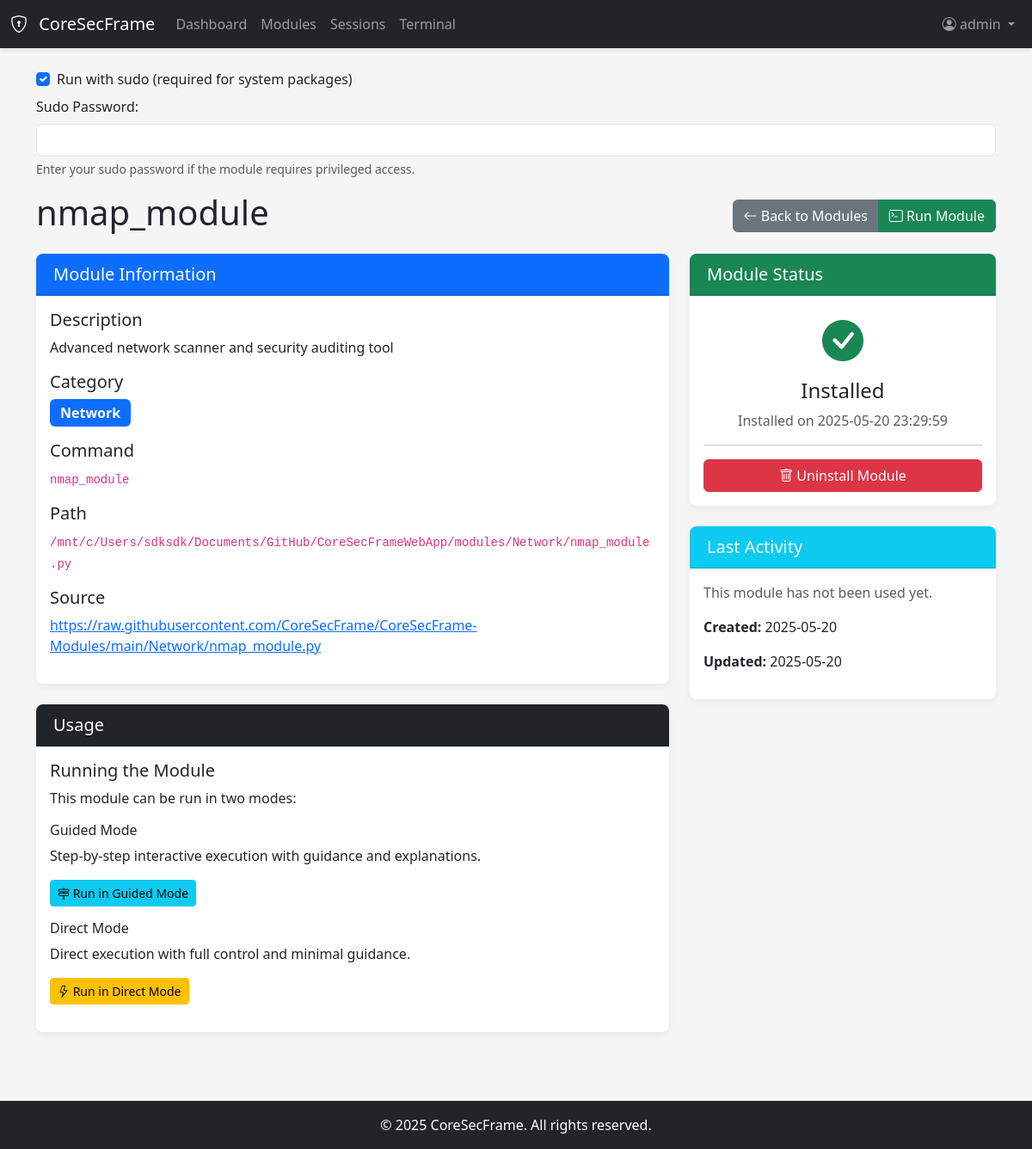
/modules/view/2 (signed in), run on an earlier commit of the app's database.
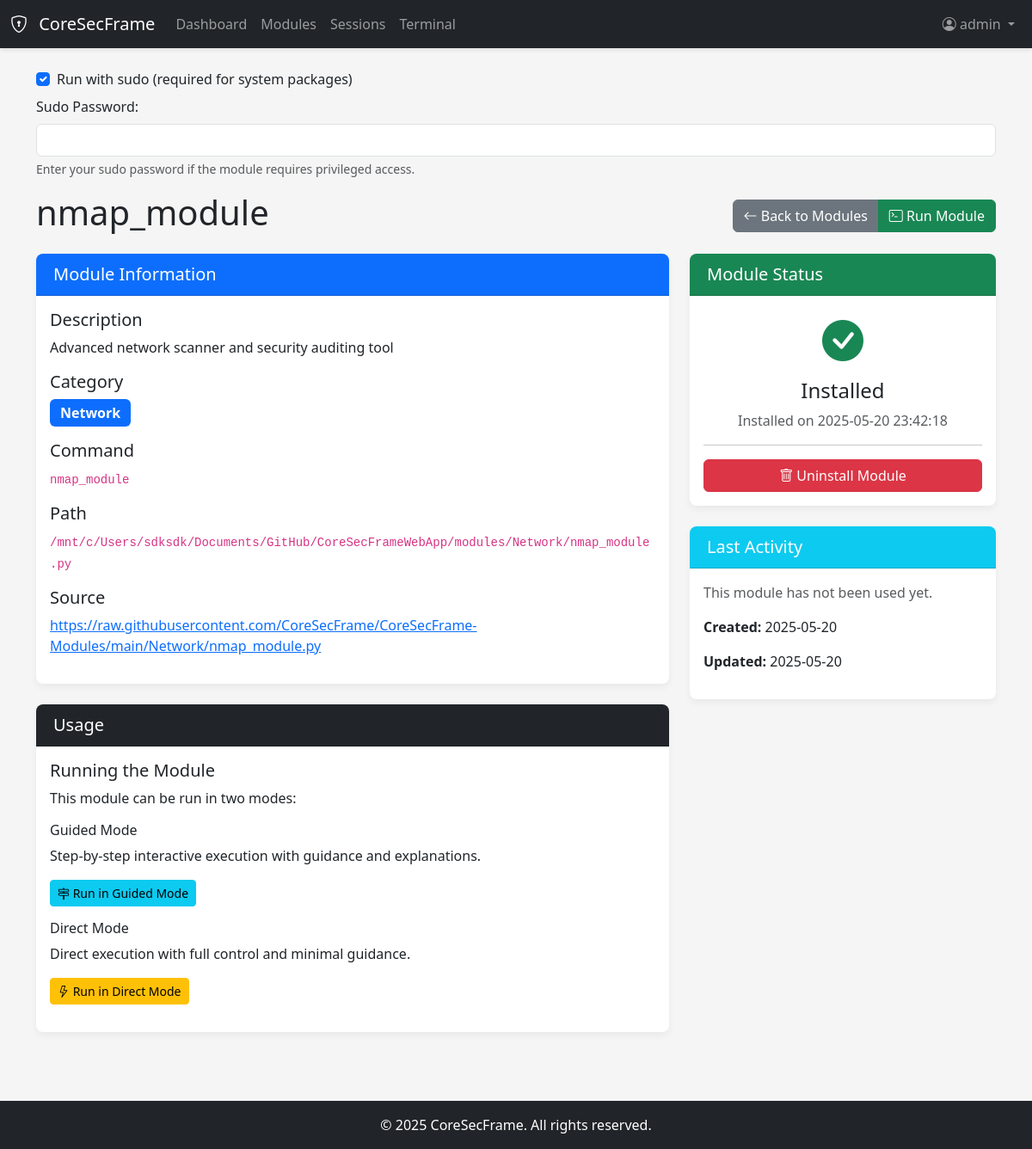
And on a later commit of the database.
### app/modules/models.py (models this page shows, shortened)
class Module(db.Model):
    id = db.Column(db.Integer, primary_key=True)
    name = db.Column(db.String(64), index=True, unique=True)
    description = db.Column(db.Text)
    category = db.Column(db.String(64), index=True)
    command = db.Column(db.String(128))
    remote_url = db.Column(db.String(256), nullable=True)
    local_path = db.Column(db.String(256))
    installed = db.Column(db.Boolean, default=False)
    installed_date = db.Column(db.DateTime, nullable=True)
    last_used = db.Column(db.DateTime, nullable=True)
    created_at = db.Column(db.DateTime, default=datetime.utcnow)
    updated_at = db.Column(db.DateTime, default=datetime.utcnow, onupdate=datetime.utcnow)

### app/modules/routes.py (the view)
@modules_bp.route('/view/<int:id>')
@login_required
def view(id):
    module = Module.query.get_or_404(id)
    return render_template('modules/view.html', title=f'Module: {module.name}', module=module)

### app/auth/models.py (called while the page is built)
@login_manager.user_loader
def load_user(id):
    return User.query.get(int(id))

    def is_admin(self):
        return self.role == 'admin'

### app/templates/modules/view.html (shortened to what the changed rows need)
{% extends "base.html" %}
{% block content %}
<div class="row mb-3">
    <div class="col-md-12 d-flex justify-content-between align-items-center">
        <h1>{{ module.name }}</h1>
        <div class="btn-group" role="group">
            <a href="{{ url_for('modules.index') }}" class="btn btn-secondary">
            </a>
            {% if module.installed %}
            <a href="{{ url_for('terminal.new') }}?module={{ module.name }}" class="btn btn-success">
            </a>
            {% endif %}
        </div>
    </div>
</div>
<div class="row">
    <div class="col-md-8">
        <div class="card mb-4">
            <div class="card-body">
                <div class="mb-3">
                    <h5>Description</h5>
                    <p>{{ module.description }}</p>
                </div>
                <div class="mb-3">
                    <h5>Category</h5>
                    <a href="{{ url_for('modules.category', name=module.category) }}"
                        class="badge bg-primary fs-6 text-decoration-none">
                        {{ module.category }}
                    </a>
                </div>
                <div class="mb-3">
                    <h5>Command</h5>
                    <code>{{ module.command }}</code>
                </div>
                <div class="mb-3">
                    <h5>Path</h5>
                    <code class="text-break">{{ module.local_path }}</code>
                </div>
                {% if module.remote_url %}
                <div class="mb-3">
                    <h5>Source</h5>
                    <a href="{{ module.remote_url }}" target="_blank" class="text-break">{{ module.remote_url }}</a>
                </div>
                {% endif %}
            </div>
        </div>
    </div>
    <div class="col-md-4">
        <div class="card mb-4">
            <div class="card-body text-center">
                {% if module.installed %}
                <i class="bi bi-check-circle-fill text-success" style="font-size: 48px;"></i>
                <h4 class="mt-2">Installed</h4>
                {% if module.installed_date %}
                <p class="text-muted">Installed on {{ module.installed_date.strftime('%Y-%m-%d %H:%M:%S') }}</p>
                {% endif %}
                <hr>
                <form action="{{ url_for('modules.uninstall', id=module.id) }}" method="post">
                    <button type="submit" class="btn btn-danger w-100">
                    </button>
                </form>
                {% endif %}
            </div>
        </div>
        <div class="card">
            <div class="card-body">
                {% if module.last_used %}
                <p><strong>Last Used:</strong> {{ module.last_used.strftime('%Y-%m-%d %H:%M:%S') }}</p>
                {% else %}
                <p class="text-muted">This module has not been used yet.</p>
                {% endif %}
                <p><strong>Created:</strong> {{ module.created_at.strftime('%Y-%m-%d') }}</p>
                <p><strong>Updated:</strong> {{ module.updated_at.strftime('%Y-%m-%d') }}</p>
            </div>
        </div>
    </div>
</div>
{% endblock %}

What changed in the data, as far as the page shows it:
changed Module "nmap_module": installed_date "2025-05-20 23:29:59" → "2025-05-20 23:42:18"
